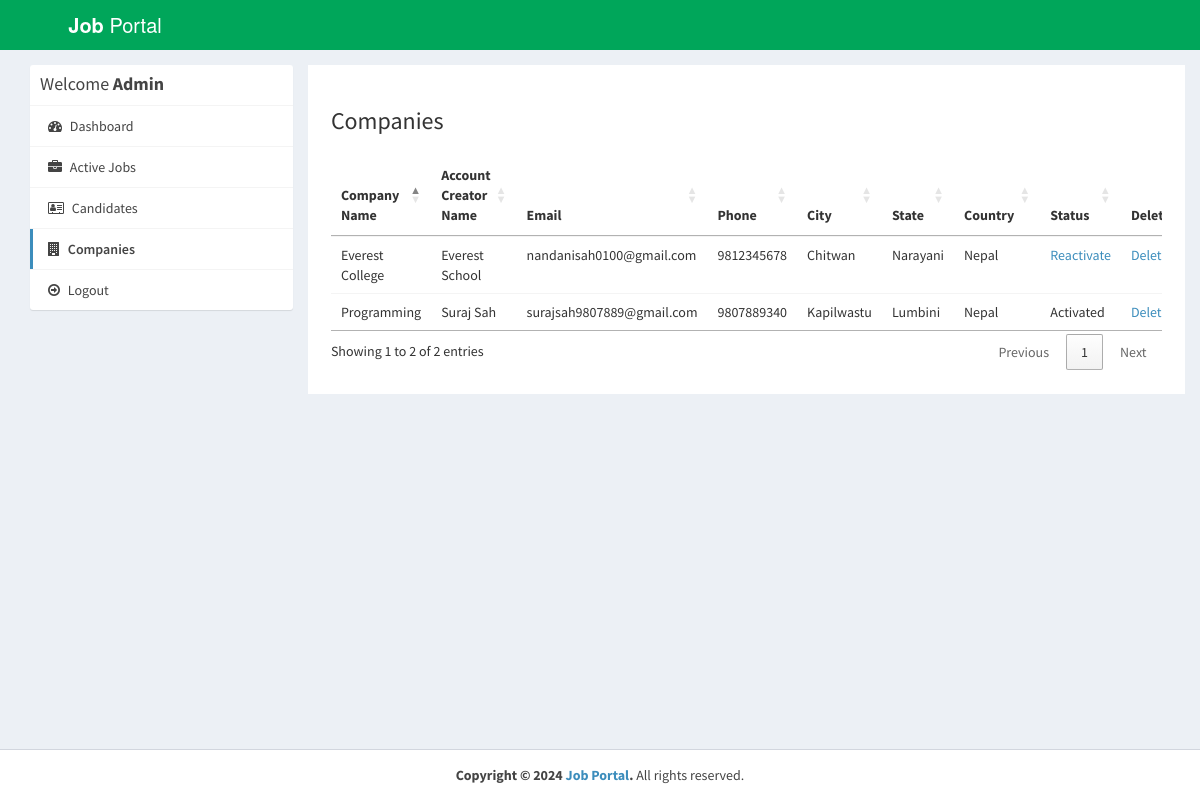
/admin/companies.php (signed in), run on the app's committed database.
### tables this page shows
CREATE TABLE `company` (
  `id_company` int(11) NOT NULL,
  `name` varchar(255) NOT NULL,
  `companyname` varchar(255) NOT NULL,
  `country` varchar(255) NOT NULL,
  `state` varchar(255) NOT NULL,
  `city` varchar(255) NOT NULL,
  `contactno` varchar(255) NOT NULL,
  `website` varchar(255) NOT NULL,
  `email` varchar(255) NOT NULL,
  `password` varchar(255) NOT NULL,
  `aboutme` varchar(255) DEFAULT NULL,
  `logo` varchar(255) NOT NULL,
  `createdAt` timestamp NOT NULL DEFAULT current_timestamp(),
  `active` int(11) NOT NULL DEFAULT 2
);

### admin/companies.php (the view, shortened to what this page needs)
<?php
require_once("../db.php");
?>
<!DOCTYPE html>
<html>
<head>
  <link rel="stylesheet" href="https://cdnjs.cloudflare.com/ajax/libs/twitter-bootstrap/3.3.7/css/bootstrap.min.css">
  <link rel="stylesheet" href="https://cdnjs.cloudflare.com/ajax/libs/font-awesome/4.7.0/css/font-awesome.min.css">
  <link rel="stylesheet" href="https://cdnjs.cloudflare.com/ajax/libs/ionicons/2.0.1/css/ionicons.min.css">
  <link rel="stylesheet" href="https://cdn.datatables.net/1.10.15/css/jquery.dataTables.min.css">
  <link rel="stylesheet" href="../css/AdminLTE.min.css">
  <link rel="stylesheet" href="../css/_all-skins.min.css">
  <link rel="stylesheet" href="../css/custom.css">
</head>
<body class="hold-transition skin-green sidebar-mini">
<div class="wrapper">
  <header class="main-header">
    <a href="index.php" class="logo logo-bg">
      <span class="logo-lg"><b>Job</b> Portal</span>
    </a>
    <nav class="navbar navbar-static-top">
    </nav>
  </header>
  <div class="content-wrapper" style="margin-left: 0px;">
    <section id="candidates" class="content-header">
      <div class="container">
        <div class="row">
          <div class="col-md-3">
            <div class="box box-solid">
              <div class="box-header with-border">
                <h3 class="box-title">Welcome <b>Admin</b></h3>
              </div>
              <div class="box-body no-padding">
                <ul class="nav nav-pills nav-stacked">
                  <li><a href="dashboard.php"><i class="fa fa-dashboard"></i> Dashboard</a></li>
                  <li><a href="active-jobs.php"><i class="fa fa-briefcase"></i> Active Jobs</a></li>
                  <li><a href="applications.php"><i class="fa fa-address-card-o"></i> Candidates</a></li>
                  <li class="active"><a href="companies.php"><i class="fa fa-building"></i> Companies</a></li>
                  <li><a href="../logout.php" id="logout"><i class="fa fa-arrow-circle-o-right"></i> Logout</a></li>
                </ul>
              </div>
            </div>
          </div>
          <div class="col-md-9 bg-white padding-2">
            <h3>Companies</h3>
            <div class="row margin-top-20">
              <div class="col-md-12">
                <div class="box-body table-responsive no-padding">
                  <table id="example2" class="table table-hover">
                    <thead>
                      <th>Company Name</th>
                      <th>Account Creator Name</th>
                      <th>Email</th>
                      <th>Phone</th>
                      <th>City</th>
                      <th>State</th>
                      <th>Country</th>
                      <th>Status</th>
                      <th>Delete</th>
                    </thead>
                    <tbody>
                      <?php
                      $sql = "SELECT * FROM company";
                      $result = $conn->query($sql);
                      if($result->num_rows > 0) {
                        while($row = $result->fetch_assoc()) {
                      ?>
                      <tr>
                        <td><?php echo $row['companyname']; ?></td>
                        <td><?php echo $row['name']; ?></td>
                        <td><?php echo $row['email']; ?></td>
                        <td><?php echo $row['contactno']; ?></td>
                        <td><?php echo $row['city']; ?></td>
                        <td><?php echo $row['state']; ?></td>
                        <td><?php echo $row['country']; ?></td>
                        <td>
                        <?php
                          if($row['active'] == '1') {
                            echo "Activated";
                          } else if($row['active'] == '2') {
                            ?>
                            <a href="reject-company.php?id=<?php echo $row['id_company']; ?>">Reject</a> <a href="approve-company.php?id=<?php echo $row['id_company']; ?>">Approve</a>
                            <?php
                          } else if ($row['active'] == '3') {
                            ?>
                              <a href="approve-company.php?id=<?php echo $row['id_company']; ?>">Reactivate</a>
                            <?php
                          } else if($row['active'] == '0') {
                            echo "Rejected";
                          }
                        ?>
                        </td>
                        <td><a href="delete-company.php?id=<?php echo $row['id_company']; ?>">Delete</a></td>
                      </tr>
                     <?php
                        }
                      }
                    ?>
                    </tbody>
                  </table>
                </div>
              </div>
            </div>
          </div>
        </div>
      </div>
    </section>
  </div>
  <footer class="main-footer" style="margin-left: 0px;">
    <div class="text-center">
      <strong>Copyright &copy; 2024 <a href="learningfromscratch.online">Job Portal</a>.</strong> All rights
    reserved.
    </div>
  </footer>
</div>
</body>
</html>

### css/custom.css (style rules this page uses)
.logo-bg { background-color: #00A65A !important; }
.margin-top-20 { margin-top: 20px; }
.padding-2 { padding: 2%; }
.bg-white { background-color: #fff; }

### data on the page
company: companyname "Programming", name "Suraj Sah", email "surajsah9807889@gmail.com", contactno "9807889340", city "Kapilwastu", state "Lumbini", country "Nepal", active "Activated"
company: companyname "Everest College", name "Everest School", email "nandanisah0100@gmail.com", contactno "9812345678", city "Chitwan", state "Narayani", country "Nepal"
